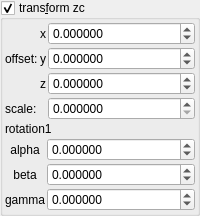
    <widget class="MyGroupBox" name="groupCheck_transf_function_enabled_false">
     <property name="title">
      <string>trans&amp;form zc</string>
     </property>
     <property name="checkable">
      <bool>true</bool>
     </property>
     <layout class="QVBoxLayout" name="verticalLayout_10" stretch="0,0,0">
      <property name="spacing">
       <number>2</number>
      </property>
      <property name="leftMargin">
       <number>2</number>
      </property>
      <property name="topMargin">
       <number>2</number>
      </property>
      <property name="rightMargin">
       <number>2</number>
      </property>
      <property name="bottomMargin">
       <number>2</number>
      </property>
      <item>
       <layout class="QGridLayout" name="gridLayout_26" columnstretch="0,0,1">
        <property name="spacing">
         <number>2</number>
        </property>
        <item row="3" column="2">
         <widget class="MyDoubleSpinBox" name="spinbox3_transf_offset_000_z">
          <property name="sizePolicy">
           <sizepolicy hsizetype="Minimum" vsizetype="Maximum">
            <horstretch>0</horstretch>
            <verstretch>0</verstretch>
           </sizepolicy>
          </property>
          <property name="prefix">
           <string/>
          </property>
          <property name="suffix">
           <string/>
          </property>
          <property name="decimals">
           <number>6</number>
          </property>
          <property name="minimum">
           <double>-99.989999999999995</double>
          </property>
          <property name="maximum">
           <double>99.989999999999995</double>
          </property>
          <property name="singleStep">
           <double>0.100000000000000</double>
          </property>
         </widget>
        </item>
        <item row="2" column="0">
         <widget class="QLabel" name="label_164">
          <property name="text">
           <string>offset:</string>
          </property>
         </widget>
        </item>
        <item row="1" column="2">
         <widget class="MyDoubleSpinBox" name="spinbox3_transf_offset_000_x">
          <property name="sizePolicy">
           <sizepolicy hsizetype="Minimum" vsizetype="Maximum">
            <horstretch>0</horstretch>
            <verstretch>0</verstretch>
           </sizepolicy>
          </property>
          <property name="prefix">
           <string/>
          </property>
          <property name="suffix">
           <string/>
          </property>
          <property name="decimals">
           <number>6</number>
          </property>
          <property name="minimum">
           <double>-99.989999999999995</double>
          </property>
          <property name="maximum">
           <double>99.989999999999995</double>
          </property>
          <property name="singleStep">
           <double>0.100000000000000</double>
          </property>
         </widget>
        </item>
        <item row="3" column="1">
         <widget class="QLabel" name="label_163">
          <property name="text">
           <string notr="true">z</string>
          </property>
         </widget>
        </item>
        <item row="2" column="1">
         <widget class="QLabel" name="label_162">
          <property name="text">
           <string notr="true">y</string>
          </property>
         </widget>
        </item>
        <item row="2" column="2">
         <widget class="MyDoubleSpinBox" name="spinbox3_transf_offset_000_y">
          <property name="sizePolicy">
           <sizepolicy hsizetype="Minimum" vsizetype="Maximum">
            <horstretch>0</horstretch>
            <verstretch>0</verstretch>
           </sizepolicy>
          </property>
          <property name="prefix">
           <string/>
          </property>
          <property name="suffix">
           <string/>
          </property>
          <property name="decimals">
           <number>6</number>
          </property>
          <property name="minimum">
           <double>-99.989999999999995</double>
          </property>
          <property name="maximum">
           <double>99.989999999999995</double>
          </property>
          <property name="singleStep">
           <double>0.100000000000000</double>
          </property>
         </widget>
        </item>
        <item row="1" column="1">
         <widget class="QLabel" name="label_160">
          <property name="text">
           <string notr="true">x</string>
          </property>
         </widget>
        </item>
        <item row="4" column="2">
         <widget class="MyDoubleSpinBox" name="spinbox_transf_scale_1">
          <property name="sizePolicy">
           <sizepolicy hsizetype="Minimum" vsizetype="Maximum">
            <horstretch>0</horstretch>
            <verstretch>0</verstretch>
           </sizepolicy>
          </property>
          <property name="prefix">
           <string/>
          </property>
          <property name="suffix">
           <string/>
          </property>
          <property name="decimals">
           <number>6</number>
          </property>
          <property name="minimum">
           <double>0.000000000000000</double>
          </property>
          <property name="maximum">
           <double>99.998999999999995</double>
          </property>
          <property name="singleStep">
           <double>0.100000000000000</double>
          </property>
         </widget>
        </item>
        <item row="4" column="0" colspan="2">
         <widget class="QLabel" name="label_13">
          <property name="text">
           <string>scale:</string>
          </property>
         </widget>
        </item>
       </layout>
      </item>
      <item>
       <widget class="QLabel" name="label_37">
        <property name="text">
         <string notr="true">rotation1</string>
        </property>
       </widget>
      </item>
      <item>
       <layout class="QGridLayout" name="gridLayout_10" columnstretch="0,1">
        <property name="spacing">
         <number>2</number>
        </property>
        <item row="1" column="0">
         <widget class="QLabel" name="label_35">
          <property name="text">
           <string notr="true">alpha</string>
          </property>
          <property name="alignment">
           <set>Qt::AlignCenter</set>
          </property>
         </widget>
        </item>
        <item row="2" column="1">
         <widget class="MyDoubleSpinBox" name="spinboxd3_transf_rotation_y">
          <property name="sizePolicy">
           <sizepolicy hsizetype="Minimum" vsizetype="Maximum">
            <horstretch>0</horstretch>
            <verstretch>0</verstretch>
           </sizepolicy>
          </property>
          <property name="prefix">
           <string/>
          </property>
          <property name="suffix">
           <string/>
          </property>
          <property name="decimals">
           <number>6</number>
          </property>
          <property name="minimum">
           <double>-36000.000000000000000</double>
          </property>
          <property name="maximum">
           <double>36000.000000000000000</double>
          </property>
          <property name="singleStep">
           <double>1.000000000000000</double>
          </property>
         </widget>
        </item>
        <item row="3" column="1">
         <widget class="MyDoubleSpinBox" name="spinboxd3_transf_rotation_z">
          <property name="sizePolicy">
           <sizepolicy hsizetype="Minimum" vsizetype="Maximum">
            <horstretch>0</horstretch>
            <verstretch>0</verstretch>
           </sizepolicy>
          </property>
          <property name="prefix">
           <string/>
          </property>
          <property name="suffix">
           <string/>
          </property>
          <property name="decimals">
           <number>6</number>
          </property>
          <property name="minimum">
           <double>-36000.000000000000000</double>
          </property>
          <property name="maximum">
           <double>36000.000000000000000</double>
          </property>
          <property name="singleStep">
           <double>1.000000000000000</double>
          </property>
         </widget>
        </item>
        <item row="1" column="1">
         <widget class="MyDoubleSpinBox" name="spinboxd3_transf_rotation_x">
          <property name="sizePolicy">
           <sizepolicy hsizetype="Minimum" vsizetype="Maximum">
            <horstretch>0</horstretch>
            <verstretch>0</verstretch>
           </sizepolicy>
          </property>
          <property name="prefix">
           <string/>
          </property>
          <property name="suffix">
           <string/>
          </property>
          <property name="decimals">
           <number>6</number>
          </property>
          <property name="minimum">
           <double>-36000.000000000000000</double>
          </property>
          <property name="maximum">
           <double>36000.000000000000000</double>
          </property>
          <property name="singleStep">
           <double>1.000000000000000</double>
          </property>
         </widget>
        </item>
        <item row="2" column="0">
         <widget class="QLabel" name="label_34">
          <property name="text">
           <string notr="true">beta</string>
          </property>
          <property name="alignment">
           <set>Qt::AlignCenter</set>
          </property>
         </widget>
        </item>
        <item row="3" column="0">
         <widget class="QLabel" name="label_36">
          <property name="text">
           <string notr="true">gamma</string>
          </property>
          <property name="alignment">
           <set>Qt::AlignCenter</set>
          </property>
         </widget>
        </item>
       </layout>
      </item>
     </layout>
    </widget>
